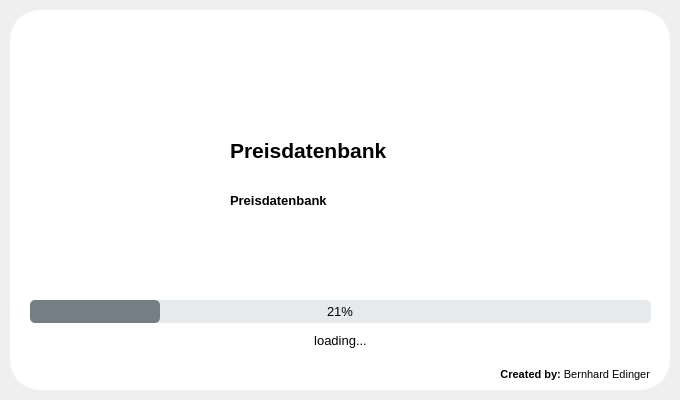
<?xml version="1.0" encoding="UTF-8"?>
<ui version="4.0">
 <class>SplashScreen</class>
 <widget class="QMainWindow" name="SplashScreen">
  <property name="geometry">
   <rect>
    <x>0</x>
    <y>0</y>
    <width>680</width>
    <height>400</height>
   </rect>
  </property>
  <property name="windowTitle">
   <string>MainWindow</string>
  </property>
  <widget class="QWidget" name="centralwidget">
   <layout class="QVBoxLayout" name="verticalLayout">
    <property name="spacing">
     <number>0</number>
    </property>
    <property name="leftMargin">
     <number>10</number>
    </property>
    <property name="topMargin">
     <number>10</number>
    </property>
    <property name="rightMargin">
     <number>10</number>
    </property>
    <property name="bottomMargin">
     <number>10</number>
    </property>
    <item>
     <widget class="QFrame" name="dropShadowFrame">
      <property name="styleSheet">
       <string notr="true">QFrame {
	background-color: rgb(255, 255, 255);
	border-radius: 30px
}</string>
      </property>
      <property name="frameShape">
       <enum>QFrame::StyledPanel</enum>
      </property>
      <property name="frameShadow">
       <enum>QFrame::Raised</enum>
      </property>
      <widget class="QLabel" name="splashTitlePic">
       <property name="geometry">
        <rect>
         <x>16</x>
         <y>16</y>
         <width>341</width>
         <height>251</height>
        </rect>
       </property>
       <property name="text">
        <string/>
       </property>
       <property name="pixmap">
        <pixmap>../pic/Klammer.png</pixmap>
       </property>
       <property name="scaledContents">
        <bool>true</bool>
       </property>
      </widget>
      <widget class="QProgressBar" name="splashProgressBar">
       <property name="geometry">
        <rect>
         <x>20</x>
         <y>290</y>
         <width>621</width>
         <height>23</height>
        </rect>
       </property>
       <property name="font">
        <font>
         <family>Segoe UI</family>
         <pointsize>10</pointsize>
        </font>
       </property>
       <property name="styleSheet">
        <string notr="true">QProgressBar{
	color: rgb(0, 0, 0);
	background-color: rgb(230, 234, 236);
	border-style: none;
	border-radius: 5px;
	text-align: center;
}
QProgressBar::chunk{
border-radius: 5px;
	background-color: rgb(115, 127, 133);
}</string>
       </property>
       <property name="value">
        <number>21</number>
       </property>
      </widget>
      <widget class="QLabel" name="label">
       <property name="geometry">
        <rect>
         <x>-10</x>
         <y>320</y>
         <width>681</width>
         <height>20</height>
        </rect>
       </property>
       <property name="font">
        <font>
         <family>Segoe UI</family>
         <pointsize>10</pointsize>
         <weight>50</weight>
         <bold>false</bold>
        </font>
       </property>
       <property name="text">
        <string>loading...</string>
       </property>
       <property name="alignment">
        <set>Qt::AlignCenter</set>
       </property>
      </widget>
      <widget class="QLabel" name="label_2">
       <property name="geometry">
        <rect>
         <x>69</x>
         <y>355</y>
         <width>571</width>
         <height>20</height>
        </rect>
       </property>
       <property name="font">
        <font>
         <family>Segoe UI</family>
         <pointsize>8</pointsize>
         <weight>50</weight>
         <bold>false</bold>
        </font>
       </property>
       <property name="text">
        <string>&lt;strong&gt;Created by:&lt;/strong&gt; Bernhard Edinger</string>
       </property>
       <property name="alignment">
        <set>Qt::AlignRight|Qt::AlignTrailing|Qt::AlignVCenter</set>
       </property>
      </widget>
      <widget class="QLabel" name="label_3">
       <property name="geometry">
        <rect>
         <x>220</x>
         <y>130</y>
         <width>451</width>
         <height>20</height>
        </rect>
       </property>
       <property name="font">
        <font>
         <family>Segoe UI</family>
         <pointsize>16</pointsize>
         <weight>75</weight>
         <bold>true</bold>
        </font>
       </property>
       <property name="text">
        <string>Preisdatenbank</string>
       </property>
       <property name="alignment">
        <set>Qt::AlignLeading|Qt::AlignLeft|Qt::AlignVCenter</set>
       </property>
      </widget>
      <widget class="QLabel" name="splashText">
       <property name="geometry">
        <rect>
         <x>220</x>
         <y>180</y>
         <width>451</width>
         <height>20</height>
        </rect>
       </property>
       <property name="font">
        <font>
         <family>Segoe UI</family>
         <pointsize>10</pointsize>
         <weight>75</weight>
         <bold>true</bold>
        </font>
       </property>
       <property name="text">
        <string>Preisdatenbank</string>
       </property>
       <property name="alignment">
        <set>Qt::AlignLeading|Qt::AlignLeft|Qt::AlignVCenter</set>
       </property>
      </widget>
     </widget>
    </item>
   </layout>
  </widget>
 </widget>
 <resources/>
 <connections/>
</ui>
